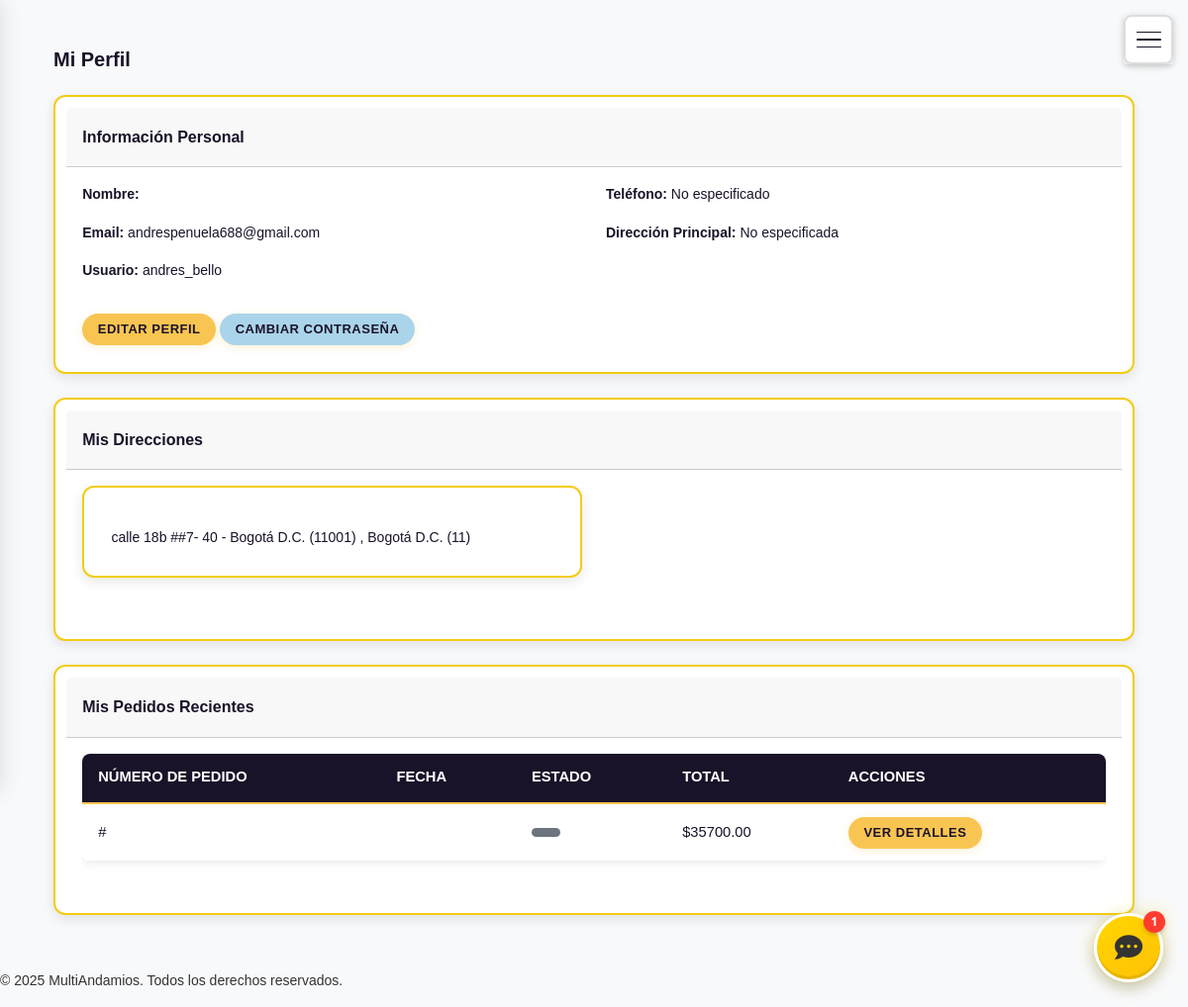
/perfil/ (signed in), run on the app's committed database.
### usuarios/models.py (models this page shows, shortened)
class Usuario(AbstractUser):
    ROLES = (
        ('admin', 'Administrador'),
        ('empleado', 'Empleado'),
        ('recibos_obra', 'Empleado de Recibos de Obra'),
        ('cliente', 'Cliente'),
    )
    numero_identidad = models.CharField(max_length=20, unique=True, null=True, blank=True, verbose_name='Número de Identidad')  # Permite nulos temporalmente
    rol = models.CharField(max_length=20, choices=ROLES, default='cliente')
    direccion_texto = models.CharField(max_length=255, blank=True, null=True, verbose_name='Dirección (texto)')
    puede_gestionar_productos = models.BooleanField(default=False, verbose_name='Puede gestionar productos')
    puede_gestionar_pedidos = models.BooleanField(default=False, verbose_name='Puede gestionar pedidos')
    puede_gestionar_recibos = models.BooleanField(default=False, verbose_name='Puede gestionar recibos de obra')
    puede_gestionar_clientes = models.BooleanField(default=False, verbose_name='Puede gestionar clientes')
    puede_ver_reportes = models.BooleanField(default=False, verbose_name='Puede ver reportes')
    puede_gestionar_inventario = models.BooleanField(default=False, verbose_name='Puede gestionar inventario')
    puede_procesar_pagos = models.BooleanField(default=False, verbose_name='Puede procesar pagos')
    activo = models.BooleanField(default=True, verbose_name='Usuario activo')

class Cliente(models.Model):
    usuario = models.OneToOneField(Usuario, on_delete=models.CASCADE, related_name='cliente')
    telefono = models.CharField(max_length=50)
    direccion = models.CharField(max_length=255, blank=True, null=True)

class Direccion(models.Model):
    usuario = models.ForeignKey(Usuario, on_delete=models.CASCADE, related_name='direcciones', null=True)  # Temporarily nullable
    calle = models.CharField(max_length=200, null=True, blank=True)  # Temporarily optional
    numero = models.CharField(max_length=20, blank=True, null=True)
    complemento = models.CharField(max_length=200, blank=True)
    departamento = models.ForeignKey(Departamento, on_delete=models.SET_NULL, null=True)
    municipio = models.ForeignKey(Municipio, on_delete=models.SET_NULL, null=True)
    codigo_divipola = models.CharField(max_length=5, blank=True)
    codigo_postal = models.CharField(max_length=10, blank=True)
    principal = models.BooleanField(default=False)
    class Meta:
        verbose_name = "Dirección"
        verbose_name_plural = "Direcciones"
    def __str__(self):
        partes = [self.calle or ""]
        if self.numero:
            partes.append(f"#{self.numero}")
        if self.municipio:
            partes.append(f"- {self.municipio}")
        if self.departamento:
            partes.append(f", {self.departamento}")
        return " ".join(filter(None, partes))

### usuarios/models_divipola.py (models this page shows, shortened)
class Municipio(models.Model):
    departamento = models.ForeignKey(Departamento, on_delete=models.CASCADE, related_name='municipios')
    codigo = models.CharField(max_length=5, unique=True, help_text="Código DIVIPOLA del municipio")
    nombre = models.CharField(max_length=100)
    costo_transporte = models.DecimalField(
        max_digits=10,
        decimal_places=2,
        default=0.00,
        help_text="Costo de transporte para este municipio."
    )
    class Meta:
        verbose_name = "Municipio"
        verbose_name_plural = "Municipios"
        ordering = ['nombre']
    def __str__(self):
        return f"{self.nombre} ({self.codigo})"

class Departamento(models.Model):
    codigo = models.CharField(max_length=2, unique=True, help_text="Código DIVIPOLA del departamento")
    nombre = models.CharField(max_length=100)
    class Meta:
        verbose_name = "Departamento"
        verbose_name_plural = "Departamentos"
        ordering = ['nombre']
    def __str__(self):
        return f"{self.nombre} ({self.codigo})"

### pedidos/models.py (models this page shows, shortened)
class Pedido(models.Model):
    ESTADO_CHOICES = (
        ('pendiente_pago', 'Pendiente de Pago'),
        ('procesando_pago', 'Procesando Pago'),
        ('pagado', 'Pagado'),
        ('pago_vencido', 'Pago Vencido'),
        ('pago_rechazado', 'Pago Rechazado'),
        ('en_preparacion', 'En Preparación'),
        ('listo_entrega', 'Listo para Entrega'),
        ('en_camino', 'En Camino'),
        ('entregado', 'Entregado'),
        ('recibido', 'Recibido'),
        ('programado_devolucion', 'Programado para Devolución'),
        ('cancelado', 'Cancelado'),
        ('CERRADO', 'Cerrado'),  # Agregar este estado que se usa en las vistas
    )
    id_pedido = models.AutoField(primary_key=True)
    cliente = models.ForeignKey('usuarios.Cliente', on_delete=models.CASCADE, null=True, blank=True)  # Keep nullable for now
    fecha = models.DateTimeField(auto_now_add=True)
    fecha_limite_pago = models.DateTimeField(null=True, blank=True)  # Keep nullable for now
    estado_pedido_general = models.CharField(max_length=50, choices=ESTADO_CHOICES, default='pendiente_pago')
    direccion_entrega = models.TextField()
    subtotal = models.DecimalField(max_digits=10, decimal_places=2, default=0)
    iva = models.DecimalField(max_digits=10, decimal_places=2, default=0)
    costo_transporte = models.DecimalField(max_digits=10, decimal_places=2, default=0)
    total = models.DecimalField(max_digits=10, decimal_places=2, default=0)
    notas = models.TextField(blank=True, null=True)
    duracion_renta = models.IntegerField(default=1)
    fecha_pago = models.DateTimeField(null=True, blank=True)
    fecha_entrega = models.DateTimeField(null=True, blank=True, verbose_name='Fecha de Entrega')
    metodo_pago = models.CharField(max_length=50, null=True, blank=True)
    fecha_devolucion_programada = models.DateTimeField(null=True, blank=True)
    ref_pago = models.CharField(max_length=100, null=True, blank=True, help_text="Referencia del pago")
    class Meta:
        ordering = ['-fecha']
        verbose_name = 'Pedido'
        verbose_name_plural = 'Pedidos'

### usuarios/views.py (the view)
# urls.py: path('perfil/', views.perfil, name='perfil'),
@login_required
def perfil(request):
    cliente, created = Cliente.objects.get_or_create(
        usuario=request.user,
        defaults={
            'telefono': request.user.telefono if hasattr(request.user, 'telefono') else '',
            'direccion': request.user.direccion if hasattr(request.user, 'direccion') else ''
        }
    )
    direcciones = Direccion.objects.filter(usuario=request.user)
    pedidos = Pedido.objects.filter(cliente=cliente).order_by('-fecha')
    context = {
        'cliente': cliente,
        'direcciones': direcciones,
        'pedidos': pedidos
    }
    return render(request, 'usuarios/perfil.html', context)

### usuarios/templatetags/carrito_tags.py (called while the page is built)
@register.simple_tag(takes_context=True)
def get_carrito_total(context):
    request = context['request']
    if request.user.is_authenticated:
        return CarritoItem.objects.filter(usuario=request.user).count()
    return 0

### usuarios/templates/usuarios/perfil.html (shortened to what this page needs)
{% extends 'base.html' %}
{% block content %}
<div class="container my-4">
    <h2 class="mb-4">Mi Perfil</h2>
    <div class="card mb-4">
        <div class="card-header">
            <h4>Información Personal</h4>
        </div>
        <div class="card-body">
            <div class="row">
                <div class="col-md-6">
                    <p><strong>Nombre:</strong> {{ user.first_name }} {{ user.last_name }}</p>
                    <p><strong>Email:</strong> {{ user.email }}</p>
                    <p><strong>Usuario:</strong> {{ user.username }}</p>
                </div>
                <div class="col-md-6">
                    <p><strong>Teléfono:</strong> {{ cliente.telefono|default:"No especificado" }}</p>
                    <p><strong>Dirección Principal:</strong> {{ cliente.direccion|default:"No especificada" }}</p>
                </div>
            </div>
            <div class="mt-3">
                <a href="{% url 'usuarios:actualizar_perfil' %}" class="btn btn-primary">Editar Perfil</a>
                <a href="{% url 'usuarios:cambiar_contrasena' %}" class="btn btn-secondary">Cambiar Contraseña</a>
            </div>
        </div>
    </div>
    {% if direcciones %}
    <div class="card mb-4">
        <div class="card-header">
            <h4>Mis Direcciones</h4>
        </div>
        <div class="card-body">
            <div class="row">
                {% for direccion in direcciones %}
                <div class="col-md-6 mb-3">
                    <div class="card">
                        <div class="card-body">
                            <p class="card-text">{{ direccion }}</p>
                        </div>
                    </div>
                </div>
                {% endfor %}
            </div>
        </div>
    </div>
    {% endif %}
    {% if pedidos %}
    <div class="card">
        <div class="card-header">
            <h4>Mis Pedidos Recientes</h4>
        </div>
        <div class="card-body">
            <div class="table-responsive">
                <table class="table">
                    <thead>
                        <tr>
                            <th>Número de Pedido</th>
                            <th>Fecha</th>
                            <th>Estado</th>
                            <th>Total</th>
                            <th>Acciones</th>
                        </tr>
                    </thead>
                    <tbody>
                        {% for pedido in pedidos %}
                        <tr>
                            <td>#{{ pedido.id }}</td>
                            <td>{{ pedido.fecha_pedido|date:"d/m/Y" }}</td>
                            <td>
                                <span class="badge {% if pedido.estado == 'completado' %}bg-success{% elif pedido.estado == 'pendiente' %}bg-warning{% else %}bg-secondary{% endif %}">
                                </span>
                            </td>
                            <td>${{ pedido.total|floatformat:2 }}</td>
                            <td>
                                <a href="#" class="btn btn-sm btn-info">Ver Detalles</a>
                            </td>
                        </tr>
                        {% endfor %}
                    </tbody>
                </table>
            </div>
        </div>
    </div>
    {% endif %}
</div>
{% endblock %}

### static/estilos.css (style rules this page uses)
body { font-family: 'Inter', sans-serif; background: #ffffff92; color: #1A1228; margin: 0; padding: 0; font-size: 0.875rem; line-height: 1.25; -webkit-text-size-adjust: 100%; -webkit-font-smoothing: antialiased; }
h1, h2, h3, h4, h5, h6 { color: #1A1228; margin-top: 0.75rem; margin-bottom: 0.75rem; font-weight: 600; line-height: 1.2; }
h2 { font-size: 1.25rem; }
h4 { font-size: 1rem; }
button, .btn { font-size: 0.8125rem; padding: 0.4em 1.2em; border-radius: 50px; box-shadow: 0 2px 8px rgba(249, 197, 82, 0.25); text-transform: uppercase; letter-spacing: 0.5px; transition: all 0.2s; font-weight: 600; display: inline-flex; align-items: center; justify-content: center; gap: 4px; min-height: 32px; background-color: #F9C552; color: #1A1228; border: none; cursor: pointer; }
.card { background: #000000; border: none; border-left: 3px solid #FFD600; border-radius: 12px; box-shadow: 0 4px 16px rgba(0,0,0,0.2); padding: 0.75rem 1rem; margin-bottom: 1rem; }
.container { width: 100%; max-width: 1140px; margin: 0.75rem auto; padding: 0 0.75rem; box-sizing: border-box; display: flex; flex-direction: column; }
html, body { height: 100%; overflow-x: hidden; }
.card, .card-welcome, .card-terms, .card-featured, .card-productos, .card-carrito, .card-login, .card-clientes, .card-pedidos, .card-admin-productos { border: 2.5px solid #f2cd13; box-shadow: 0 4px 24px rgba(255,214,0,0.10), 0 1.5px 8px rgba(0,0,0,0.10); margin-bottom: 1.2rem; background-clip: padding-box; padding: 0.7rem; }
.table-responsive { overflow-x: auto; }
.table { width: 100%; border-collapse: collapse; background: #1e1e1e; border-radius: 8px; overflow: hidden; margin-bottom: 1.5rem; font-size: 0.92rem; }
.table th, .table td { padding: 0.8rem 1rem; border-bottom: 1px solid #444; color: #eee; }
.table th { background: #333; color: #fdd835; text-transform: uppercase; }
.table td { vertical-align: middle; }
.badge { display: inline-block; padding: 0.3em 1em; border-radius: 12px; font-size: 1em; font-weight: bold; color: #111; background: #FFD600; }
button, .btn, nav a, .card, .logo { transition: all 0.2s cubic-bezier(.4,0,.2,1); }
.card, .main-header { box-shadow: 0 2px 8px rgba(0,0,0,0.15); }

### static/css/theme-colors.css (style rules this page uses)
body { color: #1A1228; }
h1, h2, h3, h4, h5, h6 { color: #1A1228; }
button, .btn { background-color: #F9C552; color: #1A1228; box-shadow: 0 2px 8px rgba(249, 197, 82, 0.25); border: none; }
.btn-primary { background-color: #F9C552; color: #1A1228; }
.btn-secondary { background-color: #AAD4EA; color: #1A1228; }
.card { background: white; color: #1A1228; box-shadow: 0 4px 12px rgba(26, 18, 40, 0.1); }
.table { background: white; box-shadow: 0 2px 10px rgba(26, 18, 40, 0.08); }
.table th, .table td { border-bottom: 1px solid #eee; color: #1A1228; }
.table th { background: #1A1228; color: white; border-bottom: 2px solid #F9C552; }

### data on the page
Usuario: email "andrespenuela688@gmail.com", username "andres_bello"
Cliente: telefono "No especificado", direccion "No especificada"
Direccion: calle+numero+municipio "calle 18b ##7- 40 - Bogotá D.C. (11001) , Bogotá D.C. (11)"
Pedido: total "35700.00"
